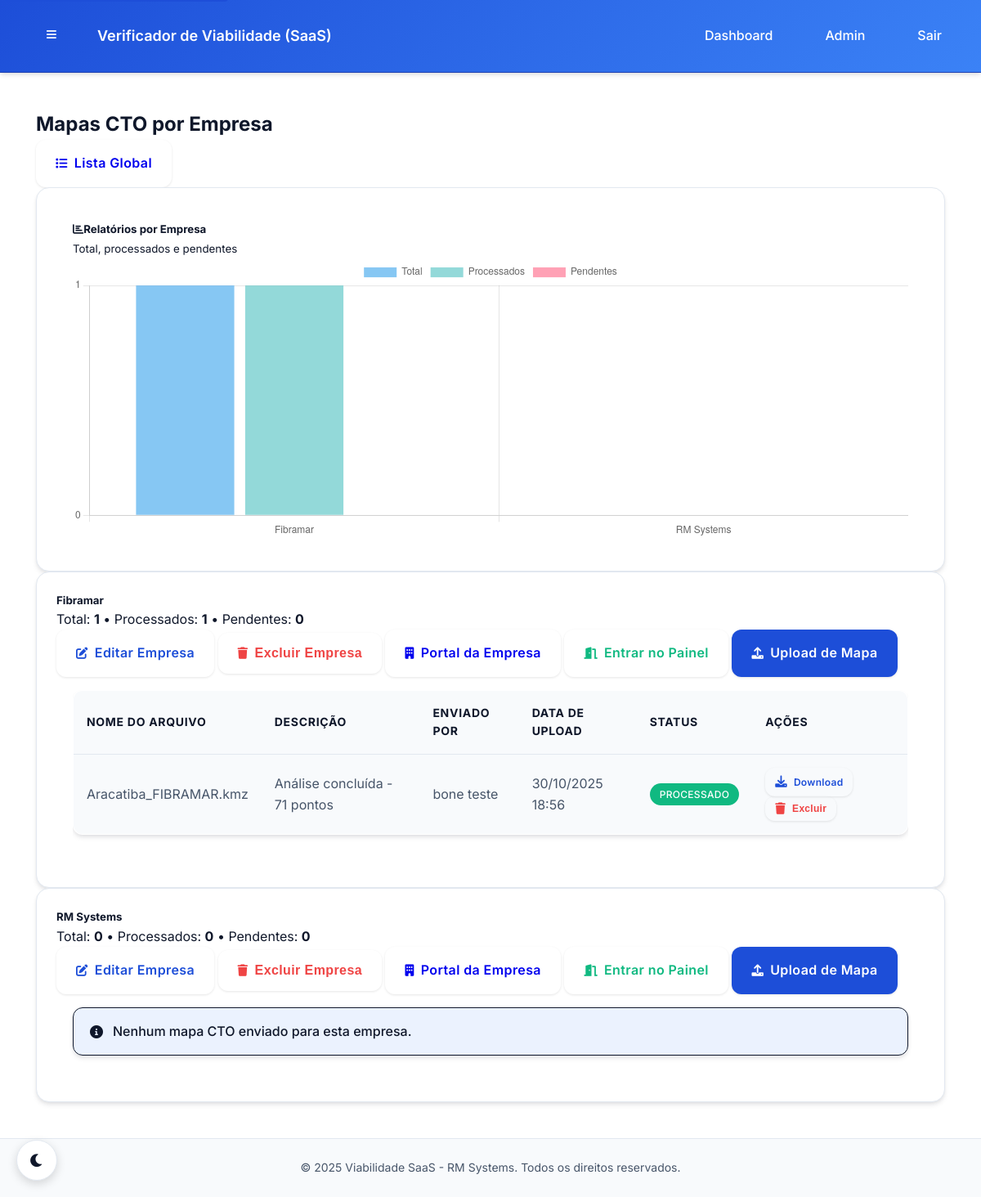
The page /rm/mapas/por-empresa/ (signed in) on the database as committed earlier.
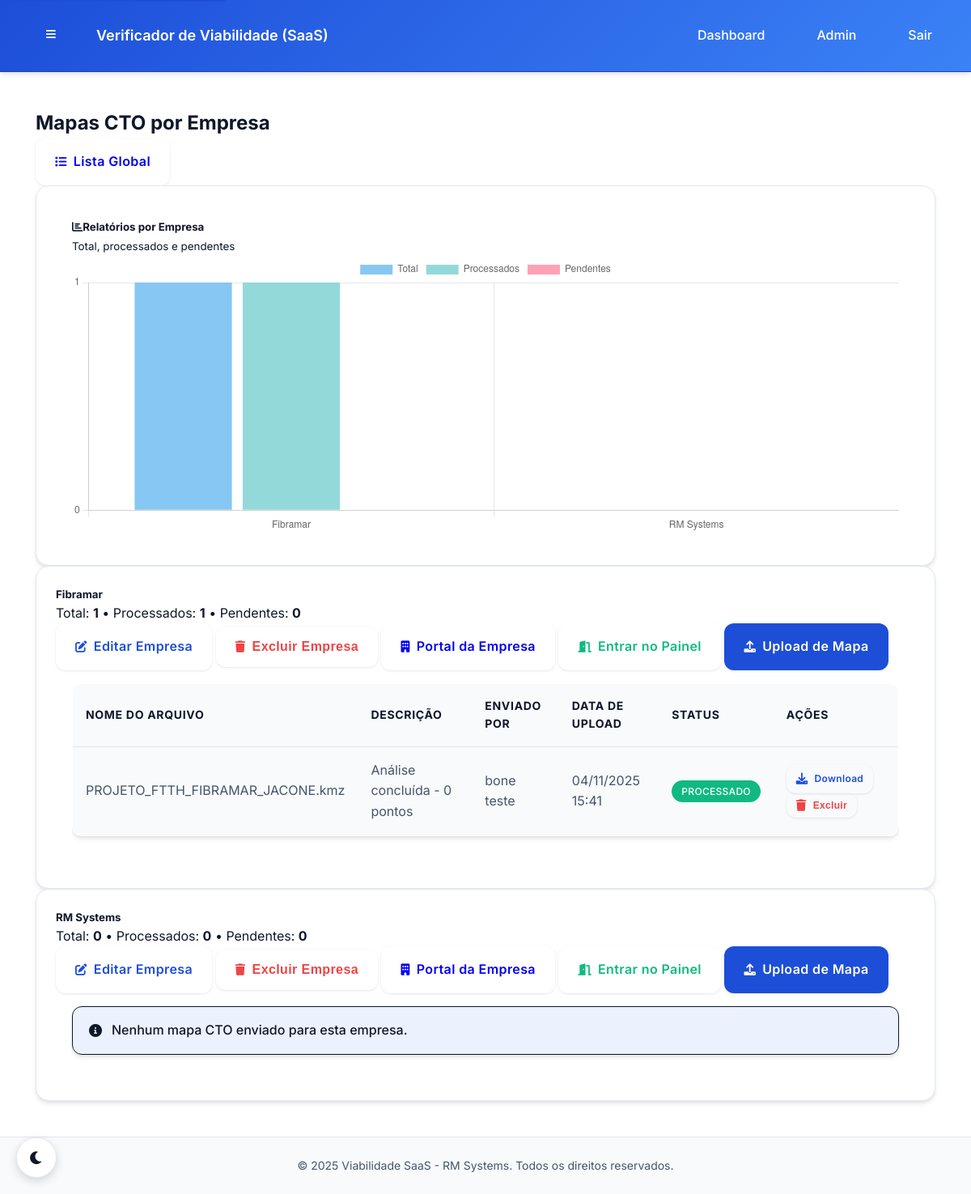
The same page on the database as committed later.
### core/models.py (models this page shows, shortened)
class Company(models.Model):
    name = models.CharField(max_length=200, verbose_name="Nome da Empresa")
    slug = models.SlugField(max_length=200, unique=True, verbose_name="Slug", help_text="URL amigável para a empresa")
    cnpj = models.CharField(max_length=18, unique=True, verbose_name="CNPJ")
    email = models.EmailField(verbose_name="E-mail da Empresa")
    phone = models.CharField(max_length=20, blank=True, verbose_name="Telefone")
    address = models.TextField(blank=True, verbose_name="Endereço")
    is_active = models.BooleanField(default=True, verbose_name="Ativa")
    created_at = models.DateTimeField(auto_now_add=True, verbose_name="Criada em")
    updated_at = models.DateTimeField(auto_now=True, verbose_name="Atualizada em")
    class Meta:
        verbose_name = "Empresa"
        verbose_name_plural = "Empresas"
        ordering = ['name']

class CTOMapFile(models.Model):
    FILE_TYPES = [
        ('kml', 'KML'),
        ('kmz', 'KMZ'),
        ('csv', 'CSV'),
        ('xls', 'XLS'),
        ('xlsx', 'XLSX'),
    ]
    PROCESSING_STATUS = [
        ('pending', 'Pendente'),
        ('processing', 'Processando'),
        ('completed', 'Concluído'),
        ('failed', 'Falhou'),
    ]
    file = models.FileField(upload_to="cto_maps/", verbose_name="Arquivo")
    description = models.CharField(max_length=255, blank=True, verbose_name="Descrição")
    file_type = models.CharField(max_length=10, choices=FILE_TYPES, default='csv', verbose_name="Tipo de Arquivo")
    company = models.ForeignKey(
        Company,
        on_delete=models.CASCADE,
        related_name='cto_maps',
        verbose_name="Empresa"
    )
    uploaded_by = models.ForeignKey(
        CustomUser,
        on_delete=models.CASCADE,
        related_name='uploaded_maps',
        verbose_name="Enviado por"
    )
    uploaded_at = models.DateTimeField(auto_now_add=True, verbose_name="Enviado em")
    processing_status = models.CharField(
        max_length=20,
        choices=PROCESSING_STATUS,
        default='pending',
        verbose_name="Status de Processamento"
    )
    is_processed = models.BooleanField(default=False, verbose_name="Processado")
    processed_at = models.DateTimeField(null=True, blank=True, verbose_name="Processado em")
    analysis_id = models.CharField(max_length=100, blank=True, verbose_name="ID da Análise")
    viability_score = models.IntegerField(null=True, blank=True, verbose_name="Score de Viabilidade")
    processing_time = models.FloatField(null=True, blank=True, verbose_name="Tempo de Processamento (s)")
    analysis_results = models.JSONField(default=dict, blank=True, verbose_name="Resultados da Análise")
    issues_found = models.JSONField(default=list, blank=True, verbose_name="Problemas Encontrados")
    recommendations = models.JSONField(default=list, blank=True, verbose_name="Recomendações")
    file_size = models.BigIntegerField(null=True, blank=True, verbose_name="Tamanho do Arquivo (bytes)")
    coordinates_count = models.IntegerField(null=True, blank=True, verbose_name="Número de Coordenadas")
    updated_at = models.DateTimeField(auto_now=True, verbose_name="Atualizado em")
    class Meta:
        verbose_name = "Mapa CTO"
        verbose_name_plural = "Mapas CTO"
        ordering = ['-uploaded_at']
        indexes = [
            models.Index(fields=['company', 'processing_status']),
            models.Index(fields=['uploaded_by', 'uploaded_at']),
            models.Index(fields=['file_type', 'is_processed']),
        ]
    @property
    def file_name(self):
        return os.path.basename(self.file.name) if self.file else ""

class CustomUser(AbstractUser):
    USER_ROLES = [
        ('RM', 'Administrador RM'),  # Você e o Bone
        ('COMPANY_ADMIN', 'Administrador da Empresa'),  # Admin da empresa cliente
        ('COMPANY_USER', 'Usuário da Empresa'),  # Usuário comum da empresa
    ]
    role = models.CharField(
        max_length=20,
        choices=USER_ROLES,
        default='COMPANY_USER',
        verbose_name="Função"
    )
    company = models.ForeignKey(
        Company,
        on_delete=models.CASCADE,
        null=True,
        blank=True,
        related_name='users',
        verbose_name="Empresa"
    )
    phone = models.CharField(max_length=20, blank=True, verbose_name="Telefone")
    created_at = models.DateTimeField(auto_now_add=True, verbose_name="Criado em")
    updated_at = models.DateTimeField(auto_now=True, verbose_name="Atualizado em")
    class Meta:
        verbose_name = "Usuário"
        verbose_name_plural = "Usuários"
    @property
    def is_rm_admin(self):
        return self.role == 'RM' or self.is_superuser
    @property
    def is_company_admin(self):
        return self.role == 'COMPANY_ADMIN'
    def get_full_name(self):
        if self.first_name and self.last_name:
            return f"{self.first_name} {self.last_name}"
        return self.username

### core/views.py (the view)
@login_required
@rm_admin_required
def rm_maps_by_company(request):
    companies = Company.objects.all().order_by('name')
    company_stats = []
    for c in companies:
        maps_qs = CTOMapFile.objects.filter(company=c)
        stats = {
            'company': c,
            'maps': maps_qs.select_related('company', 'uploaded_by'),
            'total_maps': maps_qs.count(),
            'processed_maps': maps_qs.filter(is_processed=True).count(),
            'pending_maps': maps_qs.filter(is_processed=False).count(),
        }
        company_stats.append(stats)
    labels = [s['company'].name for s in company_stats]
    totals = [s['total_maps'] for s in company_stats]
    processed = [s['processed_maps'] for s in company_stats]
    pending = [s['pending_maps'] for s in company_stats]
    context = {
        'companies': companies,
        'company_stats': company_stats,
        'chart_labels': labels,
        'chart_totals': totals,
        'chart_processed': processed,
        'chart_pending': pending,
    }
    return render(request, 'rm/maps/by_company.html', context)

### core/permissions.py (called while the page is built)
def is_rm_admin(user):
    return user.is_authenticated and user.is_rm_admin

### templates/rm/maps/by_company.html (shortened to what the changed rows need)
{% extends 'base.html' %}
{% block content %}
<div class="container-fluid">
  <div class="row">
    <div class="col-12">
      <div class="d-flex justify-content-between align-items-center mb-4">
        <h2>Mapas CTO por Empresa</h2>
      </div>
      {% for stat in company_stats %}
        <div class="card mb-4">
          <div class="card-header d-flex justify-content-between align-items-center">
            <div>
              <h5 class="mb-1">{{ stat.company.name }}</h5>
              <div class="text-muted small">
                Total: <strong>{{ stat.total_maps }}</strong>
                • Processados: <strong>{{ stat.processed_maps }}</strong>
                • Pendentes: <strong>{{ stat.pending_maps }}</strong>
              </div>
            </div>
            <div class="d-flex gap-2">
              <a href="{% url 'rm:company_edit' stat.company.id %}" class="btn btn-outline-primary">
                <i class="fas fa-edit"></i> Editar Empresa
              </a>
              <button type="button" class="btn btn-outline-danger js-delete-company" data-company-id="{{ stat.company.id }}">
                <i class="fas fa-trash"></i> Excluir Empresa
              </button>
              <a href="{% url 'rm:company_portal' stat.company.slug %}" class="btn btn-outline-secondary">
                <i class="fas fa-building"></i> Portal da Empresa
              </a>
              <a href="{% url 'company:dashboard' company_slug=stat.company.slug %}" class="btn btn-outline-success">
                <i class="fas fa-door-open"></i> Entrar no Painel
              </a>
              <a href="{% url 'company:ftth_viewer:index' company_slug=stat.company.slug %}" class="btn btn-primary">
                <i class="fas fa-upload"></i> Upload de Mapa
              </a>
            </div>
          </div>
          <div class="card-body">
            {% if stat.maps %}
              <div class="table-responsive">
                <table class="table table-striped">
                  <thead>
                    <tr>
                      <th>Nome do Arquivo</th>
                      <th>Descrição</th>
                      <th>Enviado por</th>
                      <th>Data de Upload</th>
                      <th>Status</th>
                      <th>Ações</th>
                    </tr>
                  </thead>
                  <tbody>
                    {% for map in stat.maps %}
                      <tr>
                        <td>{{ map.file_name }}</td>
                        <td>{{ map.description|default:"-" }}</td>
                        <td>{{ map.uploaded_by.get_full_name|default:map.uploaded_by.username }}</td>
                        <td>{{ map.uploaded_at|date:"d/m/Y H:i" }}</td>
                        <td>
                          <span class="badge {% if map.is_processed %}badge-success{% else %}badge-secondary{% endif %}">
                            {% if map.is_processed %}Processado{% else %}Pendente{% endif %}
                          </span>
                        </td>
                        <td>
                          <a href="{% url 'rm:map_download' map.id %}" class="btn btn-sm btn-outline-primary">
                            <i class="fas fa-download"></i> Download
                          </a>
                          <button type="button" class="btn btn-sm btn-outline-danger js-delete-map" data-map-id="{{ map.id }}">
                            <i class="fas fa-trash"></i> Excluir
                          </button>
                        </td>
                      </tr>
                    {% endfor %}
                  </tbody>
                </table>
              </div>
            {% else %}
              <div class="alert alert-info mb-0">
                <i class="fas fa-info-circle"></i> Nenhum mapa CTO enviado para esta empresa.
              </div>
            {% endif %}
          </div>
        </div>
      {% endfor %}
    </div>
  </div>
</div>
{% endblock %}

Rows that differ between the two databases and show on the page:
removed CTOMapFile: file_name "Aracatiba_FIBRAMAR.kmz", description "Análise concluída - 71 pontos", uploaded_by.get_full_name "bone teste", uploaded_at "30/10/2025 18:56", is_processed "PROCESSADO", shown under Company "Fibramar"
added CTOMapFile: file_name "PROJETO_FTTH_FIBRAMAR_JACONE.kmz", description "Análise concluída - 0 pontos", uploaded_by.get_full_name "bone teste", uploaded_at "04/11/2025 15:41", is_processed "PROCESSADO", shown under Company "Fibramar"
